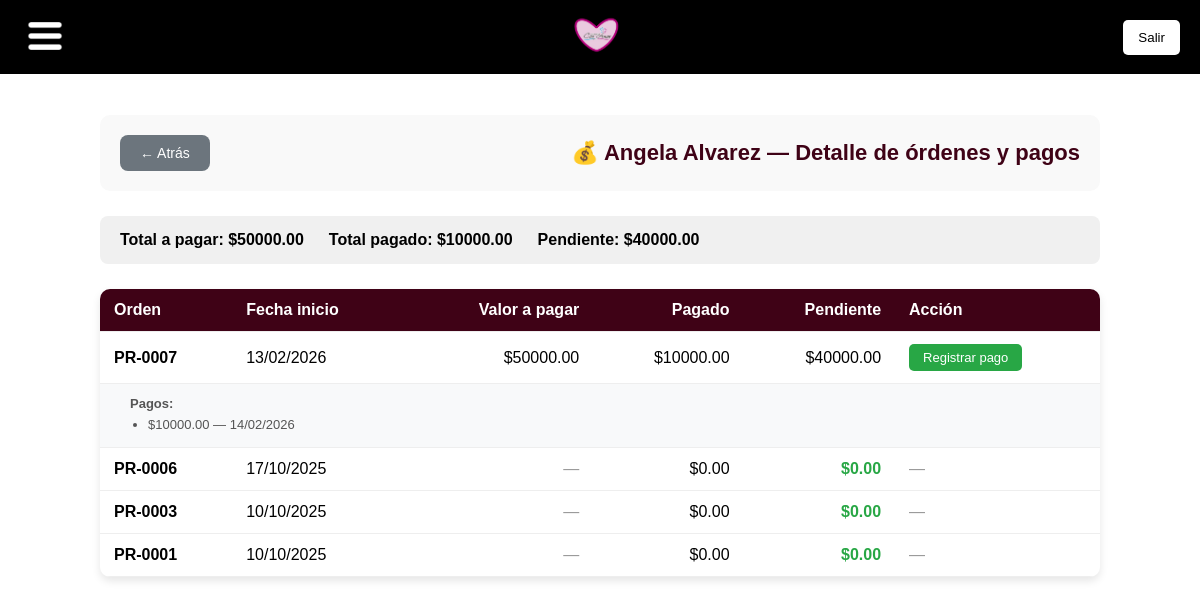
Page /pagos-manualistas/1/ on the earlier database version.
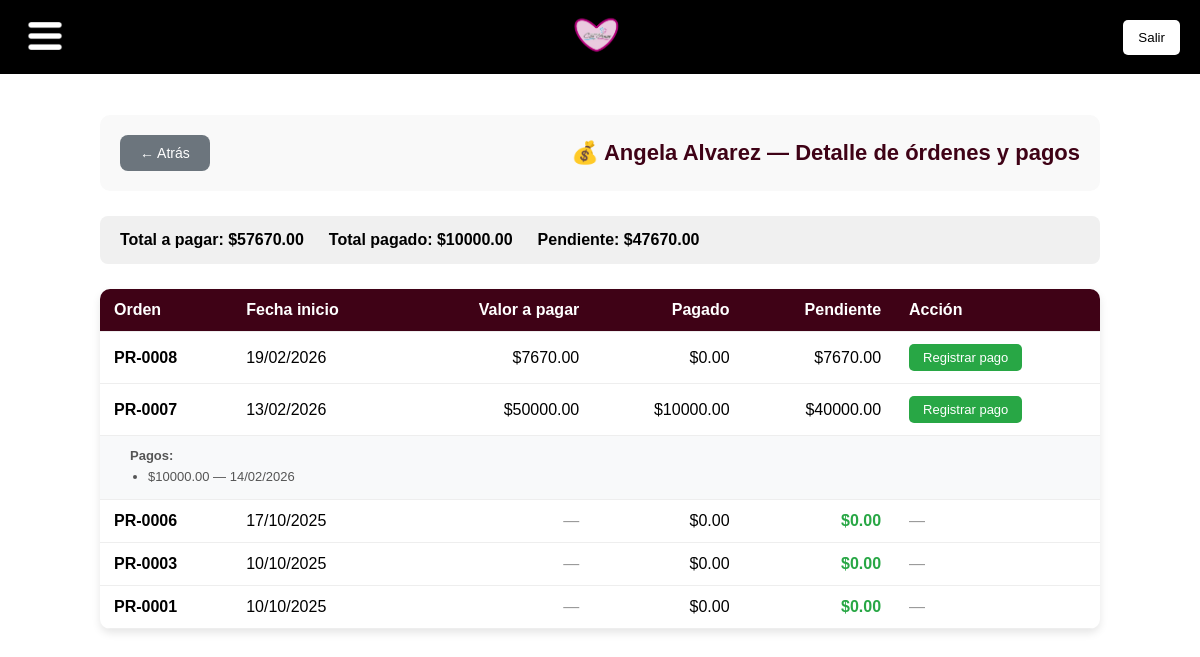
Same page on the later database version.
### app_alejandra/models.py (models this page shows, shortened)
class Produccion(models.Model):
    manualista = models.ForeignKey('Manualista', on_delete=models.CASCADE)
    fecha_inicio = models.DateField()
    fecha_tentativa = models.DateField()
    estado = models.CharField(max_length=20, choices=EstadoProduccion.choices, default=EstadoProduccion.PENDIENTE)
    valor_a_pagar = models.DecimalField(max_digits=12, decimal_places=2, default=0, null=True, blank=True, help_text="Monto acordado a pagar al manualista por esta orden")
    numero = models.CharField(max_length=20, unique=True, blank=True, null=True, help_text="Ej: PR-0001")

class PagoProduccion(models.Model):
    produccion = models.ForeignKey(Produccion, on_delete=models.CASCADE, related_name='pagos')
    monto = models.DecimalField(max_digits=12, decimal_places=2)
    fecha = models.DateField()
    observaciones = models.TextField(blank=True, null=True)

### app_alejandra/views.py (the view, shortened to what this page needs)
# urls.py: path('pagos-manualistas/<int:manualista_id>/', views.pagos_manualista_detalle_view, name='pagos_manualista_detalle'),
def pagos_manualista_detalle_view(request, manualista_id):
    manualista = get_object_or_404(Manualista, id=manualista_id)
    ordenes_qs = Produccion.objects.filter(manualista=manualista).prefetch_related('pagos').annotate(
        total_pagado=Sum('pagos__monto')
    ).order_by('-id')
    total_a_pagar = 0
    total_pagado = 0
    ordenes = []
    for p in ordenes_qs:
        v = float(p.valor_a_pagar or 0)
        pag = float(p.total_pagado or 0)
        pend = max(0, v - pag)
        total_a_pagar += v
        total_pagado += pag
        ordenes.append({
            'produccion': p,
            'valor_a_pagar': v,
            'total_pagado': pag,
            'pendiente': pend,
        })
    pendiente_total = max(0, total_a_pagar - total_pagado)
    return render(request, 'pagos_manualista_detalle.html', {
        'manualista': manualista,
        'total_a_pagar': total_a_pagar,
        'total_pagado': total_pagado,
        'pendiente_total': pendiente_total,
        'ordenes': ordenes,
    })

### app_alejandra/templates/pagos_manualista_detalle.html (shortened to what this page needs)
{% extends "base.html" %}
{% block content %}
<div class="main-container">
    <div class="header-section">
        <div>
            <a href="{% url 'pagos_manualistas' %}" class="btn-atras">← Atrás</a>
        </div>
        <h1>💰 {{ manualista.nombre }} — Detalle de órdenes y pagos</h1>
    </div>
    <div class="resumen">
        <span>Total a pagar: ${{ total_a_pagar|floatformat:2 }}</span>
        <span>Total pagado: ${{ total_pagado|floatformat:2 }}</span>
        <span>Pendiente: {% if pendiente_total > 0 %}${{ pendiente_total|floatformat:2 }}{% else %}<span class="pendiente-cero">$0.00</span>{% endif %}</span>
    </div>
    <div class="table-container">
        <table class="tabla">
            <thead>
                <tr>
                    <th>Orden</th>
                    <th>Fecha inicio</th>
                    <th class="num">Valor a pagar</th>
                    <th class="num">Pagado</th>
                    <th class="num">Pendiente</th>
                    <th>Acción</th>
                </tr>
            </thead>
            <tbody>
                {% for ord in ordenes %}
                <tr>
                    <td><strong>{{ ord.produccion.numero|default:ord.produccion.id }}</strong></td>
                    <td>{{ ord.produccion.fecha_inicio|date:"d/m/Y" }}</td>
                    <td class="num">{% if ord.valor_a_pagar %}${{ ord.valor_a_pagar|floatformat:2 }}{% else %}<span class="sin-valor">—</span>{% endif %}</td>
                    <td class="num">${{ ord.total_pagado|floatformat:2 }}</td>
                    <td class="num">{% if ord.pendiente > 0 %}${{ ord.pendiente|floatformat:2 }}{% else %}<span class="pendiente-cero">$0.00</span>{% endif %}</td>
                    <td>
                        {% if ord.valor_a_pagar > 0 and ord.pendiente > 0 %}
                        <button type="button" class="btn-pago" onclick="toggleForm({{ ord.produccion.id }})">Registrar pago</button>
                        {% else %}
                        <span class="sin-valor">—</span>
                        {% endif %}
                    </td>
                </tr>
                {% if ord.produccion.pagos.all %}
                <tr class="sub-row">
                    <td colspan="6">
                        <strong>Pagos:</strong>
                        <ul class="lista-pagos">
                            {% for pago in ord.produccion.pagos.all %}
                            <li>${{ pago.monto|floatformat:2 }} — {{ pago.fecha|date:"d/m/Y" }}{% if pago.observaciones %} — {{ pago.observaciones|truncatewords:10 }}{% endif %}</li>
                            {% endfor %}
                        </ul>
                    </td>
                </tr>
                {% endif %}
                {% endfor %}
            </tbody>
        </table>
    </div>
</div>
{% endblock %}

Differences in the rows shown:
added Produccion: produccion.numero "PR-0008", produccion.fecha_inicio "19/02/2026", valor_a_pagar "7670.00", total_pagado "0.00", pendiente "7670.00"
Other differences:
{{ total_a_pagar|floatformat:2 }}: "50000.00" → "57670.00"
{{ pendiente_total|floatformat:2 }}: "40000.00" → "47670.00"
